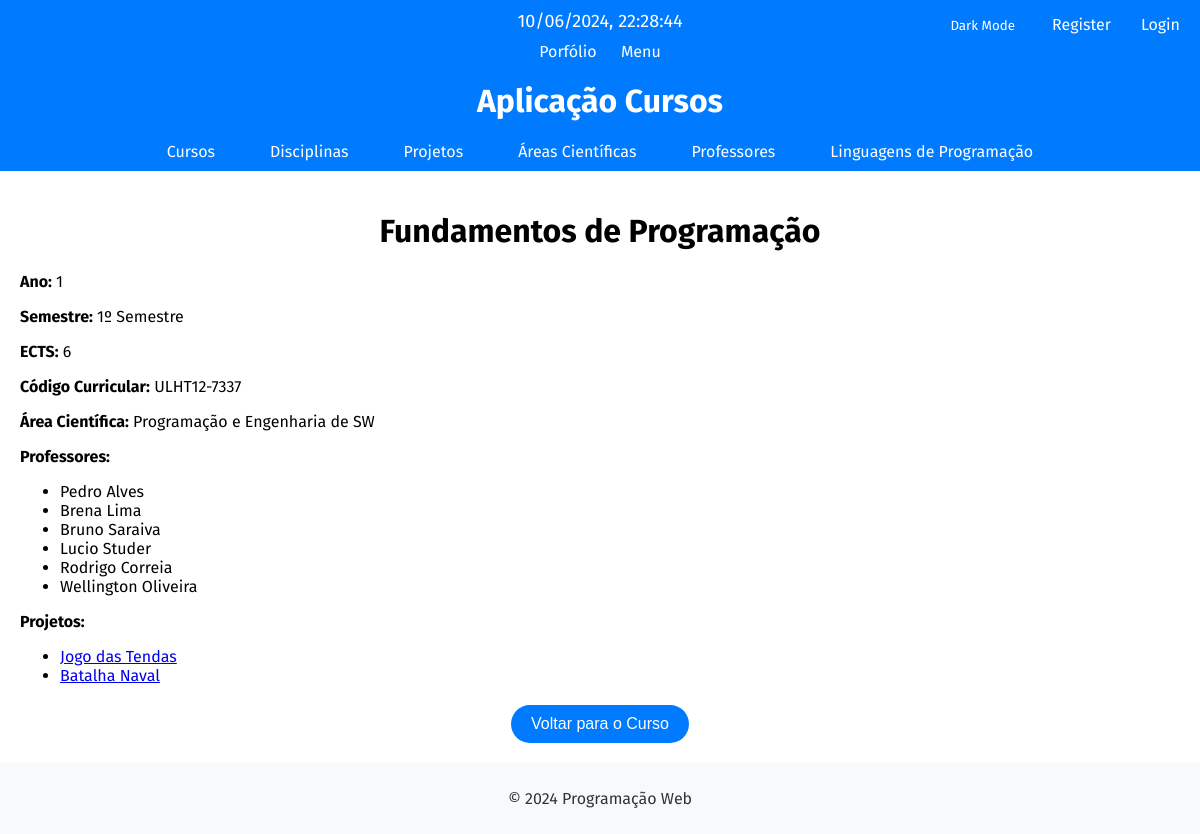
/cursos/6/2/, run on the app's committed database.
### curso/models.py (models this page shows, shortened)
class Discipline(models.Model):
    name = models.CharField(max_length=255)
    year = models.IntegerField()
    semester = models.CharField(max_length=20)
    ects = models.IntegerField()
    curricularIUnitReadableCode = models.CharField(max_length=20)
    scientific_area = models.ForeignKey(ScientificArea, on_delete=models.CASCADE, related_name='disciplines')
    projects = models.ManyToManyField('Project', related_name='disciplines', blank=True)
    teachers = models.ManyToManyField('Teacher', related_name='disciplines')

class ScientificArea(models.Model):
    name = models.CharField(max_length=255)

class Teacher(models.Model):
    name = models.CharField(max_length=255)

class Project(models.Model):
    name = models.CharField(max_length=255, default = "Projeto")
    description = models.TextField()
    concepts_applied = models.TextField()
    technologies_used = models.TextField()
    image = models.ImageField(upload_to='project_images/')
    youtube_link = models.URLField(blank=True, null=True)
    github_link = models.URLField(blank=True, null=True)
    programming_languages = models.ManyToManyField(ProgrammingLanguage, related_name='projects')

### curso/views.py (the view)
# urls.py: path('<int:course_id>/<int:discipline_id>/', views.disciplina_page, name='disciplina'), #pagina disciplina (sem editar e apagar)
def disciplina_page(request, course_id, discipline_id):
    curso = Course.objects.get(pk=course_id)
    disciplina = Discipline.objects.get(pk=discipline_id)
    return render(request, 'curso/disciplina.html', {'disciplina': disciplina, 'curso': curso, 'is_editor': is_editor_curso(request.user)})

### curso/views.py (called while the page is built)
def is_editor_curso(user):
    return user.groups.filter(name='editor_curso').exists()

### curso/templates/curso/disciplina.html (shortened to what this page needs)
{% extends 'curso/layout.html' %}
{% block content %}
    <div class="detalhes-disciplina">
        <h1>{{ disciplina.name }}</h1>
        <p><strong>Ano:</strong> {{ disciplina.year }}</p>
        <p><strong>Semestre:</strong> {{ disciplina.semester }}</p>
        <p><strong>ECTS:</strong> {{ disciplina.ects }}</p>
        <p><strong>Código Curricular:</strong> {{ disciplina.curricularIUnitReadableCode }}</p>
        <p><strong>Área Científica:</strong> {{ disciplina.scientific_area.name }}</p>
        <p><strong>Professores:</strong></p>
        <ul>
            {% for teacher in disciplina.teachers.all %}
                <li>{{ teacher.name }}</li>
            {% empty %}
                <li>Nenhum professor atribuído</li>
            {% endfor %}
        </ul>
        <p><strong>Projetos:</strong></p>
        <ul>
            {% for projeto in disciplina.projects.all %}
                <li><a href="{% url 'projeto' course_id=curso.id discipline_id=disciplina.id project_id=projeto.id %}">{{ projeto.name }}</a></li>
            {% empty %}
                <li>Sem projetos recentes</li>
            {% endfor %}
        </ul>
    </div>
    <div class="button-container">
        <a href="{% url 'curso' curso_id=curso.id %}">
            <button>Voltar para o Curso</button>
        </a>
    </div>
{% endblock %}

### curso/static/curso/estilos.css (style rules this page uses)
body { font-family: 'Fira Sans', sans-serif; font-optical-sizing: auto; margin: 0; padding: 0; display: flex; flex-direction: column; min-height: 100vh; }
.button-container { display: flex; justify-content: center; gap: 10px; margin-top: 20px; }
.button-container button { padding: 10px 20px; font-size: 16px; background-color: #007bff; color: #fff; border: none; border-radius: 20px; cursor: pointer; transition: background-color 0.3s ease; }
h1 { text-align: center; }

### data on the page
Discipline: name "Fundamentos de Programação", year "1", semester "1º Semestre", ects "6", curricularIUnitReadableCode "ULHT12-7337", scientific_area.name "Programação e Engenharia de SW"
Teacher: name "Pedro Alves"
Teacher: name "Brena Lima"
Teacher: name "Bruno Saraiva"
Teacher: name "Lucio Studer"
Teacher: name "Rodrigo Correia"
Teacher: name "Wellington Oliveira"
Project: name "Jogo das Tendas"
Project: name "Batalha Naval"
